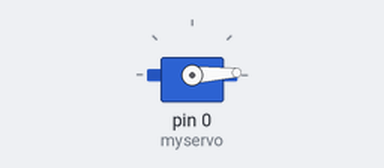
This sketch was run on a simulated Arduino Uno, built with avr-gcc and run on an emulated ATmega328P. Shown: servo.

Above: at 0.05 s.
At 1.3 s:
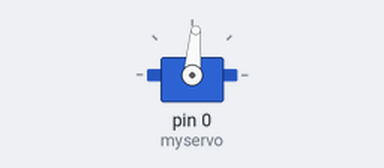
At 2.6 s:
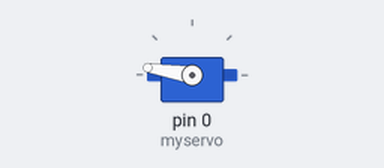
At 5.2 s:
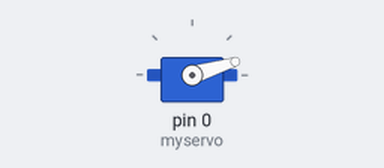
Timing chart, 0 to 9.7 s (numbered marks = the images above):
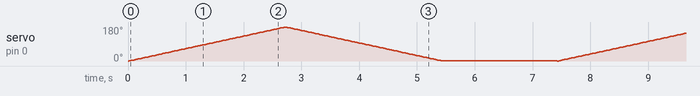

The sketch:

servo_2.ino
```cpp
/*
   Keyestudio 37 in 1 Starter Kit for Raspberry Pi Pico
   lesson 29.2
   servo_2
   http://www.keyestudio.com
*/
#include <Servo.h>  //servo library
Servo myservo;
void setup() {
  myservo.attach(0);//the servo is connected to GP0
}

void loop() {
  for (int pos = 0; pos < 180; pos++) {
    myservo.write(pos); //rotate to pos
    delay(15);  //
  }
  for (int pos = 180; pos > 0; pos--) {
    myservo.write(pos);
    delay(15);
  }
  delay(2000);//wait for 2s
}
```
